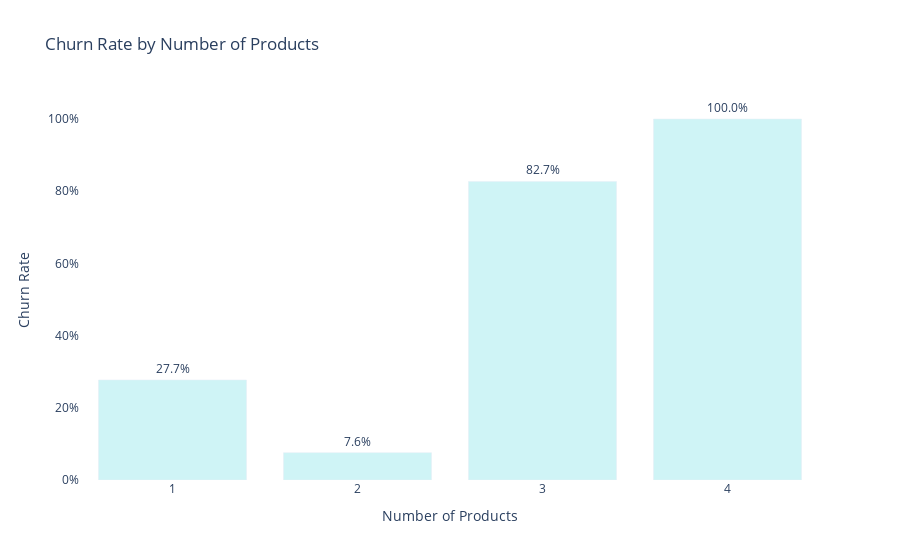

This figure's notebook cell:
### Code cell
# Tính churn rate theo số sản phẩm
product_churn = df.groupby("products_number")["churn"].mean().reset_index()

# Sort theo số sản phẩm
product_churn = product_churn.sort_values("products_number")

# Plot
fig_product = px.bar(
    product_churn,
    x="products_number",
    y="churn",
    title="Churn Rate by Number of Products",
    text="churn",
    color_discrete_sequence=["#CFF4F6"]
)

# Format label
fig_product.update_traces(
    texttemplate="%{text:.1%}",
    textposition="outside"
)

# Layout tuning
fig_product.update_layout(
    plot_bgcolor="rgba(0,0,0,0)",
    xaxis=dict(
        title="Number of Products",
        showgrid=False,
        tickmode="array",   # ⭐ Quan trọng
        tickvals=[1,2,3,4],  # Chỉ hiển thị 1 → 4
        ticktext=["1","2","3","4"]
    ),
    yaxis=dict(
        title="Churn Rate",
        tickformat=".0%",
        showgrid=False
    ),
    showlegend=False
)

### Figure 1 — Plotly figure (JSON) as saved in the notebook; plotly's stock layout.template omitted (floating-point values rounded to 4 significant figures)
{"data": [{"hovertemplate": "products_number=%{x}<br>churn=%{text}<extra></extra>", "legendgroup": "", "marker": {"color": "#CFF4F6", "pattern": {"shape": ""}}, "name": "", "orientation": "v", "showlegend": false, "text": [0.2771, 0.07582, 0.8271, 1.0], "textposition": "outside", "texttemplate": "%{text:.1%}", "type": "bar", "x": [1, 2, 3, 4], "xaxis": "x", "y": [0.2771, 0.07582, 0.8271, 1.0], "yaxis": "y"}], "layout": {"barmode": "relative", "legend": {"tracegroupgap": 0}, "plot_bgcolor": "rgba(0,0,0,0)", "showlegend": false, "title": {"text": "Churn Rate by Number of Products"}, "xaxis": {"anchor": "y", "domain": [0, 1], "showgrid": false, "tickmode": "array", "ticktext": ["1", "2", "3", "4"], "tickvals": [1, 2, 3, 4], "title": {"text": "Number of Products"}}, "yaxis": {"anchor": "x", "domain": [0, 1], "showgrid": false, "tickformat": ".0%", "title": {"text": "Churn Rate"}}}}
